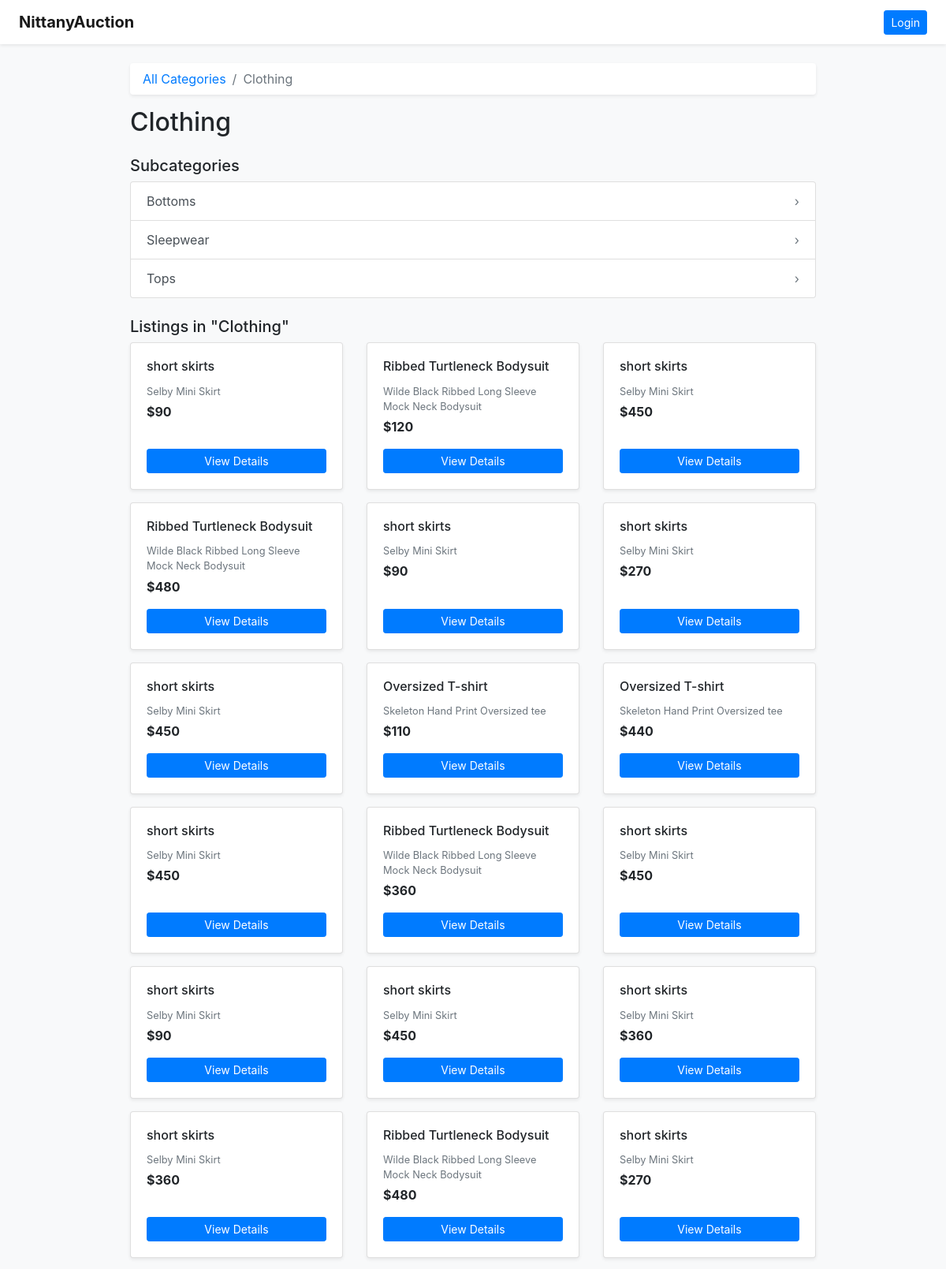
Screenshot of /categories/Clothing (upper part) with the database file from the repository.
### tables this page shows
CREATE TABLE "Categories" (
	"parent_category"	TEXT,
	"category_name"	TEXT,
	PRIMARY KEY("category_name"),
	FOREIGN KEY("parent_category") REFERENCES "Categories"("category_name")
);

CREATE TABLE "Auction_Listings" (
	"Seller_Email"	TEXT,
	"Listing_ID"	INTEGER,
	"Category"	TEXT,
	"Auction_Title"	TEXT,
	"Product_Name"	TEXT,
	"Product_Description"	TEXT,
	"Quantity"	INTEGER,
	"Reserve_Price"	TEXT,
	"Max_bids"	INTEGER,
	"Status"	INTEGER,
	PRIMARY KEY("Seller_Email","Listing_ID"),
	FOREIGN KEY("Category") REFERENCES "Categories"("category_name"),
	FOREIGN KEY("Seller_Email") REFERENCES "Sellers"("email")
);

### auction_app.py (the view)
@app.route('/categories/<path:name>')
def category_detail(name):
    with get_db_connection() as conn:
        bc = build_bc(conn, name)
        sc = conn.execute(
            'SELECT category_name FROM Categories WHERE parent_category = ?',
            (name,)
        ).fetchall()
        l = conn.execute(
            '''
            SELECT Seller_Email, Listing_ID, Auction_Title, Product_Name, Reserve_Price, Status
            FROM Auction_Listings
            WHERE Category = ? AND Status = 1
            ''',
            (name,)
        ).fetchall()
    return render_template('category_detail.html',category_name=name,breadcrumb=bc,subcategories=sc,listings=l)

### auction_app.py (called while the page is built)
def get_db_connection():
    conn = sql.connect(database)
    conn.row_factory = sql.Row
    return conn

def build_bc(conn, c_name):
    bc = []
    current = c_name
    for _ in range(20):
        r = conn.execute('SELECT parent_category FROM Categories WHERE category_name = ?',(current,)).fetchone()
        if r == None:
            break;
        elif r['parent_category'] == 'Root':
            bc.insert(0, ('All Categories', url_for('categories')))
            break;
        parent = r['parent_category']
        bc.insert(0, (parent, url_for('category_detail', name=parent)))
        current = parent
    return bc

### templates/category_detail.html (shortened to what this page needs)
<!DOCTYPE html>
<html lang="en">
<head>
    <link rel="stylesheet" href="https://stackpath.bootstrapcdn.com/bootstrap/4.4.1/css/bootstrap.min.css">
</head>
<body style="background-color: #f8f9fa;">
<nav class="navbar navbar-light bg-white shadow-sm px-4">
    <a class="navbar-brand font-weight-bold" href="/">NittanyAuction</a>
    <div class="ml-auto">
        {% if session.get('email') %}
            <a class="btn btn-outline-secondary btn-sm mr-2" href="{{ url_for('account_redirect') }}">Dashboard</a>
            <a class="btn btn-outline-danger btn-sm" href="{{ url_for('logout') }}">Logout</a>
        {% else %}
            <a class="btn btn-primary btn-sm" href="{{ url_for('login') }}">Login</a>
        {% endif %}
    </div>
</nav>
<div class="container mt-4" style="max-width: 900px;">
    <nav aria-label="breadcrumb">
        <ol class="breadcrumb bg-white shadow-sm px-3 py-2 rounded">
            {% for label, link in breadcrumb %}
                <li class="breadcrumb-item"><a href="{{ link }}">{{ label }}</a></li>
            {% endfor %}
            <li class="breadcrumb-item active" aria-current="page">{{ category_name }}</li>
        </ol>
    </nav>
    <h2 class="mb-3">{{ category_name }}</h2>
    {% if subcategories %}
        <h5 class="mt-4">Subcategories</h5>
        <div class="list-group mb-4">
            {% for sub in subcategories %}
                <a href="{{ url_for('category_detail', name=sub['category_name']) }}"
                   class="list-group-item list-group-item-action d-flex justify-content-between align-items-center">
                    {{ sub['category_name'] }}
                    <span class="text-muted">&rsaquo;</span>
                </a>
            {% endfor %}
        </div>
    {% endif %}
    <h5 class="mt-2">Listings in "{{ category_name }}"</h5>
    {% if listings %}
        <div class="row">
            {% for item in listings %}
                <div class="col-md-4 mb-3">
                    <div class="card h-100 shadow-sm">
                        <div class="card-body d-flex flex-column">
                            <h6 class="card-title">{{ item['Auction_Title'] }}</h6>
                            <p class="card-text text-muted small mb-1">{{ item['Product_Name'] }}</p>
                            <p class="card-text mb-3"><strong>{{ item['Reserve_Price'] }}</strong></p>
                            <a href="{{ url_for('listing', seller_email=item['Seller_Email'], listing_id=item['Listing_ID']) }}"
                               class="btn btn-sm btn-primary mt-auto">View Details</a>
                        </div>
                    </div>
                </div>
            {% endfor %}
        </div>
    {% else %}
        <p class="text-muted">No listings in this category yet.</p>
    {% endif %}
</div>
</body>
</html>

### rows the page displays
Categories: category_name "Bottoms"
Categories: category_name "Sleepwear"
Categories: category_name "Tops"
Auction_Listings: Auction_Title "short skirts", Product_Name "Selby Mini Skirt", Reserve_Price "$90"
Auction_Listings: Auction_Title "Ribbed Turtleneck Bodysuit", Product_Name "Wilde Black Ribbed Long Sleeve Mock Neck Bodysuit", Reserve_Price "$120"
Auction_Listings: Auction_Title "short skirts", Product_Name "Selby Mini Skirt", Reserve_Price "$450"
Auction_Listings: Auction_Title "Ribbed Turtleneck Bodysuit", Product_Name "Wilde Black Ribbed Long Sleeve Mock Neck Bodysuit", Reserve_Price "$480"
Auction_Listings: Auction_Title "short skirts", Product_Name "Selby Mini Skirt", Reserve_Price "$90"
Auction_Listings: Auction_Title "short skirts", Product_Name "Selby Mini Skirt", Reserve_Price "$270"
Auction_Listings: Auction_Title "short skirts", Product_Name "Selby Mini Skirt", Reserve_Price "$450"
Auction_Listings: Auction_Title "Oversized T-shirt", Product_Name "Skeleton Hand Print Oversized tee", Reserve_Price "$110"
Auction_Listings: Auction_Title "Oversized T-shirt", Product_Name "Skeleton Hand Print Oversized tee", Reserve_Price "$440"
Auction_Listings: Auction_Title "short skirts", Product_Name "Selby Mini Skirt", Reserve_Price "$450"
Auction_Listings: Auction_Title "Ribbed Turtleneck Bodysuit", Product_Name "Wilde Black Ribbed Long Sleeve Mock Neck Bodysuit", Reserve_Price "$360"
Auction_Listings: Auction_Title "short skirts", Product_Name "Selby Mini Skirt", Reserve_Price "$450"
Auction_Listings: Auction_Title "short skirts", Product_Name "Selby Mini Skirt", Reserve_Price "$90"
Auction_Listings: Auction_Title "short skirts", Product_Name "Selby Mini Skirt", Reserve_Price "$450"
Auction_Listings: Auction_Title "short skirts", Product_Name "Selby Mini Skirt", Reserve_Price "$360"
Auction_Listings: Auction_Title "short skirts", Product_Name "Selby Mini Skirt", Reserve_Price "$360"
Auction_Listings: Auction_Title "Ribbed Turtleneck Bodysuit", Product_Name "Wilde Black Ribbed Long Sleeve Mock Neck Bodysuit", Reserve_Price "$480"
Auction_Listings: Auction_Title "short skirts", Product_Name "Selby Mini Skirt", Reserve_Price "$270"

### other values shown
{{ label }} "All Categories"
{{ category_name }} "Clothing"
